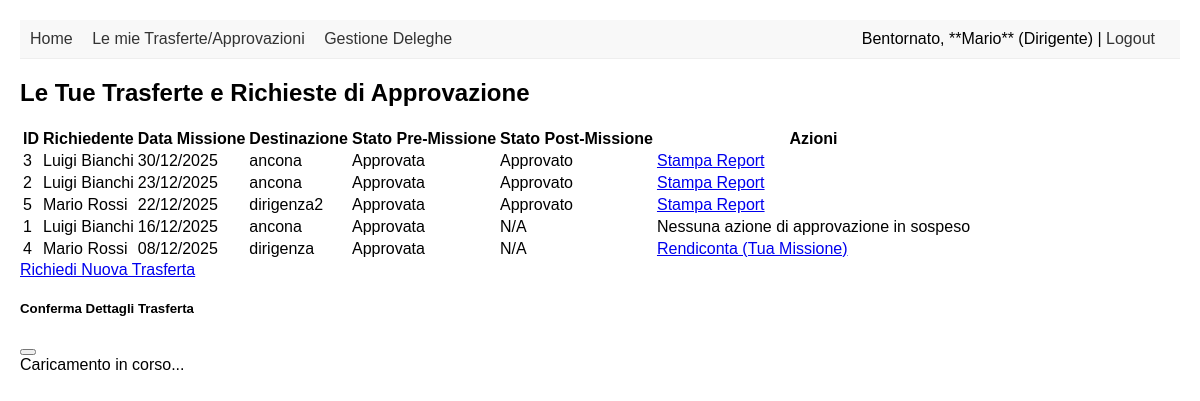
Page /mie_trasferte (signed in) on the committed database.
### models.py (models this page shows, shortened)
class Dipendente(UserMixin, db.Model):
    __tablename__ = 'dipendente'
    id = db.Column(db.Integer, primary_key=True)
    nome = db.Column(db.String(100), nullable=False)
    cognome = db.Column(db.String(100), nullable=False)
    email = db.Column(db.String(120), unique=True, nullable=False)
    password_hash = db.Column(db.String(128), nullable=False)
    ruolo = db.Column(db.String(50), nullable=False, default='Dipendente') # Dipendente, Dirigente, Amministrazione
    id_dirigente = db.Column(db.Integer, db.ForeignKey('dipendente.id'), nullable=True)
    dirigente_responsabile = db.relationship(
        'Dipendente',
        remote_side=[id],
        back_populates='sottoposti',
        foreign_keys=[id_dirigente]
    )
    sottoposti = db.relationship(
        'Dipendente',
        back_populates='dirigente_responsabile',
        lazy='dynamic',
        foreign_keys=[id_dirigente]
    )
    trasferte_richieste = db.relationship(
        'Trasferta',
        back_populates='richiedente',
        foreign_keys='Trasferta.id_dipendente', # Specificare la foreign key qui aiuta a prevenire conflitti
        lazy=True
    )
    trasferte_approvate = db.relationship(
        'Trasferta',
        back_populates='approvatore_pre',
        foreign_keys='Trasferta.id_approvatore_pre',
        lazy='dynamic'
    )
    spese_approvate = db.relationship(
        'Trasferta',
        back_populates='approvatore_post', # Deve corrispondere a Trasferta.approvatore_post
        foreign_keys='Trasferta.id_approvatore_post', # Deve corrispondere a Trasferta.id_approvatore_post
        lazy='dynamic'
    )
    deleghe_date = db.relationship(
        'Delega',
        foreign_keys='Delega.id_delegante',
        back_populates='delegante',
        lazy='dynamic'
    )
    deleghe_ricevute = db.relationship(
        'Delega',
        foreign_keys='Delega.id_delegato',
        back_populates='delegato',
        lazy='dynamic'
    )

class Trasferta(db.Model):
    __tablename__ = 'trasferta'
    id = db.Column(db.Integer, primary_key=True)
    giorno_missione = db.Column(db.Date, nullable=False)
    inizio_missione_ora = db.Column(db.Time, nullable=True)
    missione_presso = db.Column(db.Text, nullable=False)
    motivo_missione = db.Column(db.Text, nullable=True)
    utilizzo_mezzo = db.Column('utilizzo_mezzo', db.String(10), default='No')
    aut_extra_orario = db.Column('aut_extra_orario', db.String(10), default='No')
    aut_timbratura_entrata = db.Column(db.Time, nullable=True)
    aut_timbratura_uscita = db.Column(db.Time, nullable=True)
    motivo_timbratura = db.Column(db.Text, nullable=True)
    note_premissione = db.Column(db.Text, nullable=True)
    ora_inizio_effettiva = db.Column(db.Time, nullable=True)
    ora_fine_effettiva = db.Column(db.Time, nullable=True)
    durata_totale_ore = db.Column(db.Integer, nullable=True) # Campo calcolato, lo aggiorneremo dopo
    pernotto = db.Column(db.Boolean, default=False, nullable=True)
    durata_viaggio_andata_min = db.Column(db.Integer, nullable=True) # Convertito in minuti per semplicità
    durata_viaggio_ritorno_min = db.Column(db.Integer, nullable=True)
    km_percorsi = db.Column(db.Float, nullable=True)
    mezzo_km_percorsi = db.Column(db.String(50), nullable=True) # MEZZI GRATUITI, FERROVIA, MEZZI PROPRI, etc.
    percorso_effettuato = db.Column(db.Text, nullable=True)
    richiesta_pausa_pranzo = db.Column(db.String(50), nullable=True) # NESSUNA, BUONO PASTO, RIMBORSO SPESE
    pausa_pranzo_dalle = db.Column(db.Time, nullable=True)
    pausa_pranzo_alle = db.Column(db.Time, nullable=True)
    extra_orario = db.Column(db.String(50), nullable=True) # PLUS ORARIO, LAVORO STRAORDINARIO, RECUPERO TASTO 4
    note_rendicontazione = db.Column(db.Text, nullable=True)
    rapporto_finale = db.Column(db.Text, nullable=True)
    stato_post_missione = db.Column(db.String(50), default='N/A', nullable=False) # In attesa, Da rimborsare, Rimborso negato
    data_approvazione_post = db.Column(db.DateTime, nullable=True)
    id_approvatore_post = db.Column(db.Integer, db.ForeignKey('dipendente.id'), nullable=True)
    id_dipendente = db.Column(db.Integer, db.ForeignKey('dipendente.id'), nullable=False)
    id_dirigente = db.Column(db.Integer, db.ForeignKey('dipendente.id'), nullable=False)
    stato_pre_missione = db.Column(db.String(50), default='In attesa', nullable=False)
    data_approvazione_pre = db.Column(db.DateTime, nullable=True) # Quando la decisione è stata presa
    id_approvatore_pre = db.Column(db.Integer, db.ForeignKey('dipendente.id'), nullable=True)
    richiedente = db.relationship(
        'Dipendente',
        back_populates='trasferte_richieste',
        foreign_keys=[id_dipendente]
    )
    approvatore_pre = db.relationship(
        'Dipendente',
        back_populates='trasferte_approvate',
        foreign_keys=[id_approvatore_pre]
    )
    approvatore_post = db.relationship(
        'Dipendente',
        back_populates='spese_approvate',
        foreign_keys=[id_approvatore_post]
    )

### app.py (the view)
@app.route('/mie_trasferte')
@login_required
def mie_trasferte():
    from models import Delega, Dipendente, Trasferta, db
    from sqlalchemy import or_, and_, func
    trasferte_personali = []
    missioni_da_approvare = []
    trasferte_personali = Trasferta.query.filter_by(id_dipendente=current_user.id).all()
    ids_dirigenti_approvatori = []
    if current_user.ruolo == 'Dirigente':
        ids_dirigenti_approvatori.append(current_user.id)
    delega_permanente = Delega.query.filter(
        Delega.id_delegato == current_user.id,
        Delega.data_fine == None,
        Delega.data_inizio <= func.current_date()
    )
    delega_determinata = Delega.query.filter(
        Delega.id_delegato == current_user.id,
        Delega.data_fine != None,
        Delega.data_inizio <= func.current_date(),
        Delega.data_fine >= func.current_date()
    )
    active_delegations = delega_permanente.union(delega_determinata).all()
    if active_delegations:
        ids_dirigenti_approvatori.extend([d.id_delegante for d in active_delegations])
    ids_dirigenti_approvatori = list(set(ids_dirigenti_approvatori))
    oggi = date.today()
    user_id = current_user.id
    is_verdi = (current_user.email == 'andrea.verdi@test.it')
    print("-" * 50)
    print(f"DEBUG UTENTE LOGGATO: ID={user_id}, Email={current_user.email}")
    print(f"DEBUG ID DIRIGENTI AUTORIZZATI: {ids_dirigenti_approvatori}")
    print(f"DEBUG DATA OGGI: {oggi}")
    if is_verdi and 2 not in ids_dirigenti_approvatori:
        print("ERRORE: La logica ORM per la Delega NON ha identificato Rossi (ID 2).")
    print("-" * 50)
    if ids_dirigenti_approvatori:
        condizione_approvatore = Trasferta.id_dirigente.in_(ids_dirigenti_approvatori)
        condizione_stati = or_(
            Trasferta.stato_pre_missione == 'In attesa',
            Trasferta.stato_post_missione == 'In attesa',
            Trasferta.stato_pre_missione == 'Approvata',
            Trasferta.stato_pre_missione == 'Rifiutata',
            Trasferta.stato_post_missione == 'Da rimborsare', # Stato di rendicontazione Approvata (ma non ancora pagata)
            Trasferta.stato_post_missione == 'Rimborso Concesso',
            Trasferta.stato_post_missione == 'Rimborso negato'
        )
        missioni_da_approvare = Trasferta.query.filter(
            condizione_approvatore,
            condizione_stati
        ).all()
    print(f"DEBUG SQL QUERY (Final ORM con Storico): Trovate {len(missioni_da_approvare)} missioni.")
    trasferte_combinate = trasferte_personali + missioni_da_approvare
    trasferte_uniche = list({t.id: t for t in trasferte_combinate}.values())
    trasferte_uniche.sort(key=lambda t: t.giorno_missione, reverse=True)
    trasferte = trasferte_uniche
    print("-" * 50)
    print(f"DEBUG MISSIONI TOTALI PASSATE AL TEMPLATE ({current_user.email}): {len(trasferte)} missioni")
    for t in trasferte:
        print(f"  ID: {t.id}, Richiedente: {t.richiedente.cognome}, Stato Pre: {t.stato_pre_missione}")
    print("-" * 50)
    return render_template('mie_trasferte.html',
                        trasferte=trasferte, # USA SOLO LA LISTA PULITA 'trasferte'
                        ids_approvatori_autorizzati=ids_dirigenti_approvatori
                        )

### app.py (called while the page is built)
@login_manager.user_loader
def load_user(user_id):
    return Dipendente.query.options(
        joinedload(Dipendente.dirigente_responsabile)
    ).get(int(user_id))

### templates/mie_trasferte.html (shortened to what this page needs)
{% extends "base.html" %}
{% block content %}
<div class="container mt-4">
    <h2>Le Tue Trasferte e Richieste di Approvazione</h2>
    {% if trasferte %}
    <table class="table table-striped table-hover mt-4">
        <thead class="thead-dark">
            <tr>
                <th>ID</th>
                <th>Richiedente</th>
                <th>Data Missione</th>
                <th>Destinazione</th>
                <th>Stato Pre-Missione</th>
                <th>Stato Post-Missione</th>
                <th>Azioni</th>
            </tr>
        </thead>
        <tbody>
            {% for trasferta in trasferte %}
            <tr>
                <td>{{ trasferta.id }}</td>
                <td>{{ trasferta.richiedente.nome }} {{ trasferta.richiedente.cognome }}</td>
                <td>{{ trasferta.giorno_missione.strftime('%d/%m/%Y') }}</td>
                <td>{{ trasferta.missione_presso }}</td>
                <td>
                    {% if trasferta.stato_pre_missione == 'In attesa' %}
                    <span class="badge bg-warning text-dark">{{ trasferta.stato_pre_missione }}</span>
                    {% elif trasferta.stato_pre_missione == 'Approvata' %}
                    <span class="badge bg-success">{{ trasferta.stato_pre_missione }}</span>
                    {% else %}
                    <span class="badge bg-danger">{{ trasferta.stato_pre_missione }}</span>
                    {% endif %}
                </td>
                <td>
                    {% if trasferta.stato_post_missione == 'In attesa' %}
                    <span class="badge bg-warning text-dark">{{ trasferta.stato_post_missione }}</span>
                    {% elif trasferta.stato_post_missione == 'Da rimborsare' %}
                    <span class="badge bg-success">Approvato</span>
                    {% elif trasferta.stato_post_missione == 'Rimborso Concesso' %}
                    <span class="badge bg-success">Rimborsato</span>
                    {% elif trasferta.stato_post_missione == 'Rimborso negato' %}
                    <span class="badge bg-danger">Negato</span>
                    {% else %}
                    <span class="badge bg-info">{{ trasferta.stato_post_missione }}</span>
                    {% endif %}
                </td>
                <td>
                    {% if trasferta.id_dirigente == current_user.id or current_user.id in ids_approvatori_autorizzati %}
                    {% if trasferta.id_dipendente == current_user.id and trasferta.stato_pre_missione == 'Approvata' and
                    trasferta.stato_post_missione == 'N/A' %}
                    <a href="{{ url_for('rendiconta_trasferta', trasferta_id=trasferta.id) }}"
                        class="btn btn-primary btn-sm">Rendiconta (Tua Missione)</a>
                    {% else %}
                            {% if trasferta.stato_pre_missione == 'In attesa' %}
                            <button type="button" class="btn btn-warning btn-sm mb-1" data-bs-toggle="modal"
                                    data-bs-target="#approvazioneModal" data-trasferta-id="{{ trasferta.id }}" data-fase="pre">
                                    Dettagli & Approv. Pre
                            </button>
                            {% elif trasferta.stato_post_missione == 'In attesa' %}
                            <button type="button" class="btn btn-warning btn-sm mb-1" data-bs-toggle="modal"
                                    data-bs-target="#approvazioneModal" data-trasferta-id="{{ trasferta.id }}" data-fase="post">
                                    Dettagli & Approv. Post
                            </button>
                            {% elif trasferta.stato_post_missione in ['Da rimborsare', 'Rimborso Concesso', 'Rimborso negato'] %}
                            <a href="{{ url_for('report_trasferta', trasferta_id=trasferta.id) }}" class="btn btn-info btn-sm"
                                    target="_blank">Stampa Report</a>
                            {% else %}
                            Nessuna azione di approvazione in sospeso
                            {% endif %}
                        {% endif %}
                    {% else %}
                        Nessuna azione
                    {% endif %}
                </td>
            </tr>
            {% endfor %}
        </tbody>
    </table>
    {% else %}
    <div class="alert alert-info mt-4" role="alert">
        Non hai trasferte richieste o richieste di approvazione pendenti.
    </div>
    {% endif %}
    <div class="mt-4">
        <a href="{{ url_for('nuova_trasferta') }}" class="btn btn-primary">Richiedi Nuova Trasferta</a>
    </div>
</div>
<div class="modal fade" id="approvazioneModal" tabindex="-1" aria-labelledby="approvazioneModalLabel"
    aria-hidden="true">
    <div class="modal-dialog modal-lg">
        <div class="modal-content">
            <div class="modal-header">
                <h5 class="modal-title" id="approvazioneModalLabel">Conferma Dettagli Trasferta</h5>
                <button type="button" class="btn-close" data-bs-dismiss="modal" aria-label="Close"></button>
            </div>
            <div class="modal-body">
                <div id="dettagliTrasferta">Caricamento in corso...</div>
            </div>
        </div>
    </div>
</div>
{% endblock %}

### templates/base.html (shortened to what this page needs)
<!DOCTYPE html>
<html lang="it">
<head>
</head>
<body>
    <div class="navbar">
        <a href="{{ url_for('index') }}">Home</a>
        {% if current_user.is_authenticated %}
            <a href="{{ url_for('mie_trasferte') }}">Le mie Trasferte/Approvazioni</a>
            {% if current_user.ruolo == 'Dirigente' %}
                <a href="{{ url_for('gestisci_deleghe') }}">Gestione Deleghe</a>
            {% endif %}
            <span style="float: right;">
                Bentornato, **{{ current_user.nome }}** ({{ current_user.ruolo }}) |
                <a href="{{ url_for('logout') }}">Logout</a>
            </span>
        {% else %}
            <a href="{{ url_for('login') }}">Login</a>
            <a href="{{ url_for('register') }}">Registrati</a>
        {% endif %}
    </div>
    <div class="content">
        {% block content %}{% endblock %}
    </div>
</body>
</html>

### templates/base.html (style rules this page uses)
body { font-family: Arial, sans-serif; margin: 20px; }
.navbar { background-color: #f8f8f8; padding: 10px; border-bottom: 1px solid #eee; margin-bottom: 20px; }
.navbar a { margin-right: 15px; text-decoration: none; color: #333; }

### rows in the picture
Dipendente: nome "Mario", ruolo "Dirigente"
Trasferta: id "3", richiedente.nome "Luigi", richiedente.cognome "Bianchi", giorno_missione "30/12/2025", missione_presso "ancona", stato_pre_missione "Approvata", stato_post_missione "Approvato"
Trasferta: id "2", richiedente.nome "Luigi", richiedente.cognome "Bianchi", giorno_missione "23/12/2025", missione_presso "ancona", stato_pre_missione "Approvata", stato_post_missione "Approvato"
Trasferta: id "5", richiedente.nome "Mario", richiedente.cognome "Rossi", giorno_missione "22/12/2025", missione_presso "dirigenza2", stato_pre_missione "Approvata", stato_post_missione "Approvato"
Trasferta: id "1", richiedente.nome "Luigi", richiedente.cognome "Bianchi", giorno_missione "16/12/2025", missione_presso "ancona", stato_pre_missione "Approvata", stato_post_missione "N/A", shows "Nessuna azione di approvazione in sospeso"
Trasferta: id "4", richiedente.nome "Mario", richiedente.cognome "Rossi", giorno_missione "08/12/2025", missione_presso "dirigenza", stato_pre_missione "Approvata", stato_post_missione "N/A"
